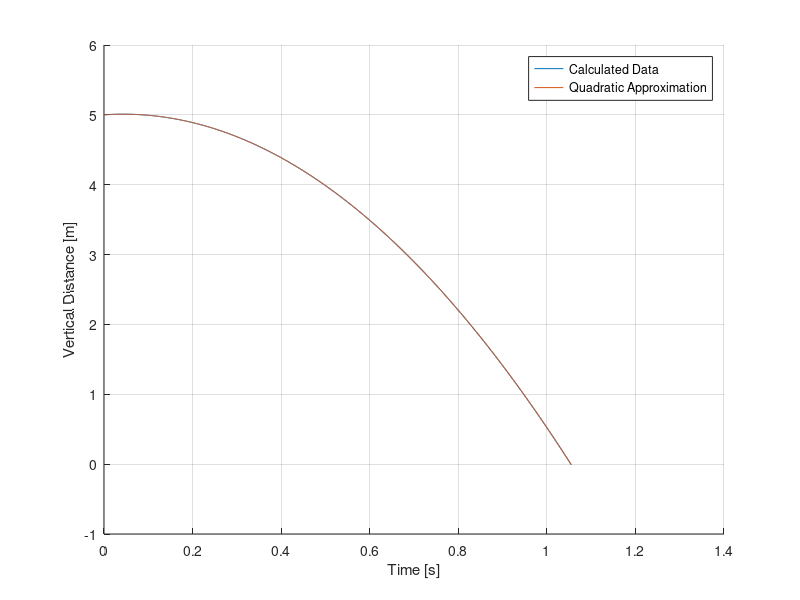
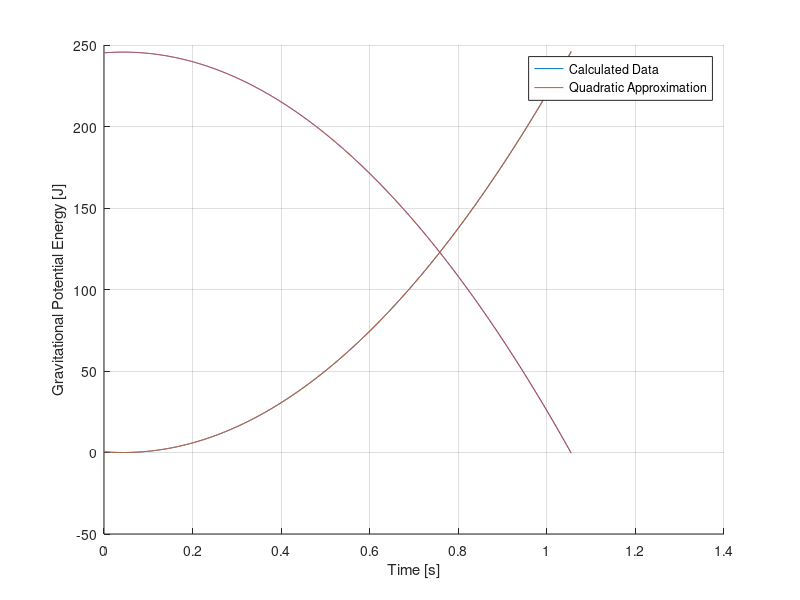
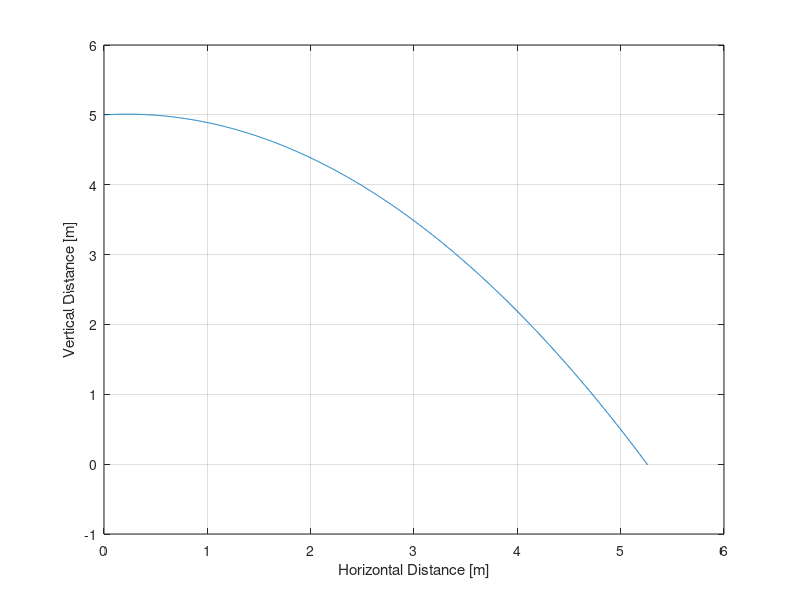

These charts were generated, in order, by the following MATLAB code: (Note: this script raises an error after producing the figures.)
% Title: Ballisitic Trajectory Calculator
% Author: James Emerson Parkus
% Date: June 23rd, 2017
% Purpose: Take initial conditions of a projectile motion problem and
% analyze the situation extensively and provide a plot of motion, fit a
% quadratic curve, and present the data.
%
% Initial Conditions
% 1. velocity vector
%   - Vector magnitude and launch angle
% 2. object mass
%
% Assumptions
% 1. negligible air resistance
% 2. ground is flat
% 3. sunny weather
% 4. no wind

clc
clear

%% Constants
gravity = -1*9.8066; % m/s^2 - Standard gravity at sea level
drag_coefficient = 2.0;
rho_air = 1.225; % density of air

%% Units
distance_unit = '[m]';
time_unit = '[s]';
velocity_unit = '[m/s]';
acceleration_unit = '[m/s^2]';
force_unit = '[N]';
energy_unit = '[J]';
mass_unit = '[kg]';
angle_unit = '[deg]';
area_unit = '[m^2]';
density_unit = '[kg/m^3]';

%% Initial Conditions
initial_velocity_vector_magnitude = input('Enter the initial velocity vector magnitude in m/s\n');
initial_angle = input('Enter the initial angle of launch in degrees\n');
initial_height(1) = input('Enter the initial height in meters\n'); % m - Height from ground
mass = input('Enter the objects mass in kg\n');
drag_truth = input('Do you want to account for atmospheric drag or not? 1 = Yes, 2 = No \n');
if drag_truth == 1
    cross_area = input('Enter the cross-sectional area in m^2 \n');
    wind_velocity = input('Enter the velocity of the wind in m/s \n');
end
initial_velocity_x(1) = initial_velocity_vector_magnitude*cos(deg2rad(initial_angle));
initial_velocity_y(1) = initial_velocity_vector_magnitude*sin(deg2rad(initial_angle));
initial_distance_x(1) = 0;
initial_kinetic_energy(1) = 1/2*mass*initial_velocity_y(1)^2; % Joules
initial_gravitational_potential_energy(1) = mass*abs(gravity)*initial_height(1); % Joules
%% Iterative Sequence
t(1) = 0;
dt = 1*10^-3; % s - Time Step 0.001s
i = 1;
if drag_truth == 1
    while initial_height >= 0
        % Iterative Calculations
        final_velocity_y(i) = initial_velocity_y(i) + gravity*dt;
        final_velocity_x(i) = initial_velocity_x(i) - 1/(2*mass)*rho_air*drag_coefficient*cross_area*(initial_velocity_x(i) + wind_velocity)^2*dt;
        final_height(i) = initial_height(i) + initial_velocity_y(i)*dt + 1/2*gravity*dt^2;
        final_kinetic_energy(i) = 1/2*mass*final_velocity_y(i)^2;
        final_gravitational_potential_energy(i) = mass*abs(gravity)*final_height(i);
        final_distance_x(i) = initial_distance_x(i) + final_velocity_x(i)*dt;
        
        % Changes between final and initial conditions
        delta_velocity_y(i) = final_velocity_y(i) - initial_velocity_y(i);
        delta_height(i) = final_height(i) - initial_height(i);
        delta_kinetic_energy(i) = final_kinetic_energy(i) - initial_kinetic_energy(i);
        delta_gravitational_potential_energy(i) = final_gravitational_potential_energy(i) - initial_gravitational_potential_energy(i);
        
        % Updating the variables
        initial_velocity_y(i+1) = final_velocity_y(i);
        initial_velocity_x(i+1) = final_velocity_x(i);
        initial_height(i+1) = final_height(i);
        initial_distance_x(i+1) = final_distance_x(i);
        initial_kinetic_energy(i+1) = final_kinetic_energy(i);
        initial_gravitational_potential_energy(i+1) = final_gravitational_potential_energy(i);
        
        t(i+1) = t(i) + dt;
        i = i + 1;
    end
else
    while initial_height >= 0
        % Iterative Calculations
        final_velocity_y(i) = initial_velocity_y(i) + gravity*dt;
        final_velocity_x(i) = initial_velocity_x(i);
        final_height(i) = initial_height(i) + initial_velocity_y(i)*dt + 1/2*gravity*dt^2;
        final_kinetic_energy(i) = 1/2*mass*final_velocity_y(i)^2;
        final_gravitational_potential_energy(i) = mass*abs(gravity)*final_height(i);
        final_distance_x(i) = initial_distance_x(i) + final_velocity_x(i)*dt;
        
        % Changes between final and initial conditions
        delta_velocity_y(i) = final_velocity_y(i) - initial_velocity_y(i);
        delta_height(i) = final_height(i) - initial_height(i);
        delta_kinetic_energy(i) = final_kinetic_energy(i) - initial_kinetic_energy(i);
        delta_gravitational_potential_energy(i) = final_gravitational_potential_energy(i) - initial_gravitational_potential_energy(i);
        
        % Updating the variables
        initial_velocity_y(i+1) = final_velocity_y(i);
        initial_velocity_x(i+1) = final_velocity_x(i);
        initial_height(i+1) = final_height(i);
        initial_distance_x(i+1) = final_distance_x(i);
        initial_kinetic_energy(i+1) = final_kinetic_energy(i);
        initial_gravitational_potential_energy(i+1) = final_gravitational_potential_energy(i);
        
        t(i+1) = t(i) + dt;
        i = i + 1;
    end
end
%% Total, Maximum, Final Conditions
% Total Conditions
total_velocity_y = sum(delta_velocity_y);
total_height = sum(delta_height);
total_distance_x = sum(final_distance_x);
total_kinetic_energy = sum(delta_kinetic_energy);
total_gravitational_potential_energy = sum(delta_gravitational_potential_energy);

% Maximum Conditions
maximum_height = max(final_height);
maximum_velocity_y = max(final_velocity_y);
maximum_kinetic_energy = max(final_kinetic_energy);
maximum_gravitational_potential_energy = max(final_gravitational_potential_energy);

% Final Conditions
% final_velocity_x = initial_velocity_x;
final_angle = rad2deg(atan(final_velocity_y(i-1)/final_velocity_x(i-1)));
final_velocity_vector_magnitude = sqrt(final_velocity_x(i-1)^2 + final_velocity_y(i-1)^2);

%% Data Visualization
p1 = polyfit(t(1:i-1),final_height(1:i-1),2)
y1 = polyval(p1,t(1:i-1));
figure()
hold on
plot(t(1:i-1),final_height(1:i-1));
plot(t(1:i-1),y1,'-');
xlabel('Time [s]');
ylabel('Vertical Distance [m]');
legend('Calculated Data','Quadratic Approximation');
grid on
hold off

% figure()
% plot(final_distance_x(1:i-1),final_velocity_y(1:i-1));
% xlabel('Horizontal Distance [m]');
% ylabel('Vertical Velocity [m/s]');
% grid on
%
% figure()
% plot(t(1:i-1),final_velocity_y(1:i-1));
% xlabel('Time [s]');
% ylabel('Vertical Velocity [m/s]');
% grid on

p2 = polyfit(t(1:i-1),final_kinetic_energy(1:i-1),2)
y2 = polyval(p2,t(1:i-1));
figure()
hold on
plot(t(1:i-1),final_kinetic_energy(1:i-1));
plot(t(1:i-1),y2,'-');
xlabel('Time [s]');
ylabel('Kinetic Energy [J]');
legend('Calculated Data','Quadratic Approximation');

p3 = polyfit(t(1:i-1),final_gravitational_potential_energy(1:i-1),2)
y3 = polyval(p3,t(1:i-1));
plot(t(1:i-1),final_gravitational_potential_energy(1:i-1));
plot(t(1:i-1),y3,'-');
xlabel('Time [s]');
ylabel('Gravitational Potential Energy [J]');
legend('Calculated Data','Quadratic Approximation');
grid on
hold off

figure()
plot(final_distance_x,final_height)
xlabel('Horizontal Distance [m]');
ylabel('Vertical Distance [m]');
grid on

%% Data Concatenation
linedivider = '-----------';
result = {
    'Variable Title','Numeric Value','Unit';
    linedivider,linedivider,linedivider;
    'Initial Conditions','','';
    linedivider,linedivider,linedivider;
    'Initial Velocity Vector Magnitude',initial_velocity_vector_magnitude,velocity_unit;
    'Initial Launch Angle',initial_angle,angle_unit;
    'Initial Vertical Velocity',initial_velocity_y(1),velocity_unit;
    'Initial Horizontal Velocity',initial_velocity_x(1),velocity_unit;
    'Initial Height',initial_height(1),distance_unit;
    'Initial Horizontal Distance',initial_distance_x(1),distance_unit;
    'Initial Kinetic Energy',initial_kinetic_energy(1),energy_unit;
    'Initial Gravitational Potential Energy',initial_gravitational_potential_energy(1),energy_unit;
    'Object Mass',mass,mass_unit;
    linedivider,linedivider,linedivider;
    'Final Conditions','','';
    linedivider,linedivider,linedivider;
    'Final Velocity Vector Magnitude',final_velocity_vector_magnitude,velocity_unit;
    'Final Landing Angle',final_angle,angle_unit;
    'Final Vertical Velocity',final_velocity_y(i-1),velocity_unit;
    'Final Horizontal Velocity',final_velocity_x(i-1),velocity_unit;
    'Final Height',final_height(i-1),distance_unit;
    'Final Horizontal Distance',final_distance_x(i-1),distance_unit;
    'Final Kinetic Energy',final_kinetic_energy(i-1),energy_unit;
    'Final Gravitational Potential Energy',final_gravitational_potential_energy(i-1),energy_unit;
    linedivider,linedivider,linedivider;
    'Total & Maximum Conditions','','';
    linedivider,linedivider,linedivider;
    'Total Vertical Velocity',total_velocity_y,velocity_unit;
    'Total Height',total_height,distance_unit;
    'Total Kinetic Energy',total_kinetic_energy,energy_unit;
    'Total Gravitational Potential Energy',total_gravitational_potential_energy,energy_unit;
    'Maximum Vertical Velocity',maximum_velocity_y,velocity_unit;
    'Maximum Height',maximum_height,distance_unit;
    'Maximum Kinetic Energy',maximum_kinetic_energy,energy_unit;
    'Maximum Gravitational Potential Energy',maximum_gravitational_potential_energy,energy_unit;
    };

display(result);
xlswrite('Projectile Motion Analysis Program Data',result,1);













































































